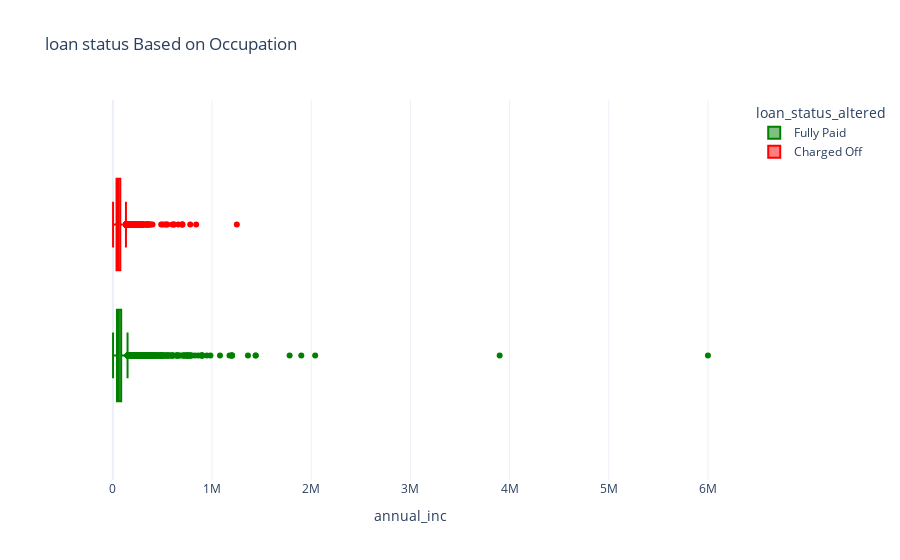

The notebook cell saved with this chart:
### Code cell
fig = px.box(loan_stat_df, 
             x="annual_inc",  
             color="loan_status_altered", 
             title="loan status Based on Occupation", 
             color_discrete_map={'Charged Off':'red',
                                 'Fully Paid':'green'})
fig.show()

### Figure 1 — Plotly figure (JSON) as saved in the notebook; plotly's stock layout.template omitted (floating-point values rounded to 4 significant figures; data arrays with more than 128 entries replaced by an {"elided": "..."} marker saying what was removed)
{"data": [{"alignmentgroup": "True", "hovertemplate": "loan_status_altered=Fully Paid<br>annual_inc=%{x}<extra></extra>", "legendgroup": "Fully Paid", "marker": {"color": "green"}, "name": "Fully Paid", "notched": false, "offsetgroup": "Fully Paid", "orientation": "h", "showlegend": true, "type": "box", "x": {"elided": "36104 float values"}, "x0": " ", "xaxis": "x", "y0": " ", "yaxis": "y"}, {"alignmentgroup": "True", "hovertemplate": "loan_status_altered=Charged Off<br>annual_inc=%{x}<extra></extra>", "legendgroup": "Charged Off", "marker": {"color": "red"}, "name": "Charged Off", "notched": false, "offsetgroup": "Charged Off", "orientation": "h", "showlegend": true, "type": "box", "x": {"elided": "6431 float values"}, "x0": " ", "xaxis": "x", "y0": " ", "yaxis": "y"}], "layout": {"boxmode": "group", "legend": {"title": {"text": "loan_status_altered"}, "tracegroupgap": 0}, "title": {"text": "loan status Based on Occupation"}, "xaxis": {"anchor": "y", "domain": [0, 1], "title": {"text": "annual_inc"}}, "yaxis": {"anchor": "x", "domain": [0, 1]}}}
